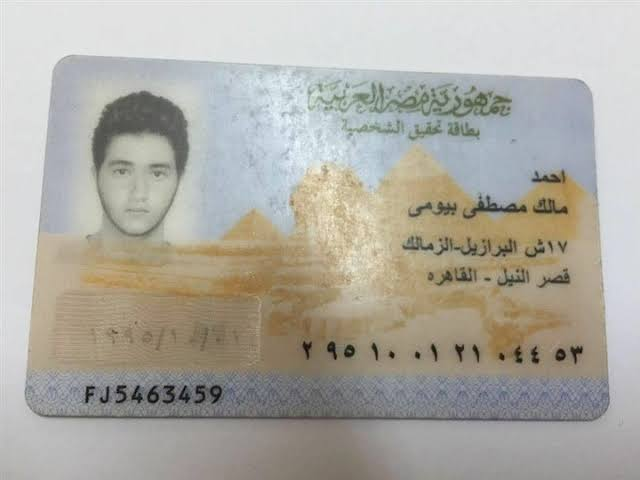
#> input picture image.jpg, 640 x 480 px
$ python -i card_detector.py   (imports and definitions only)
#> lines starting #> are read from the running program, lines starting #| are printed output that depends on the picture; after the words box and inside, x2 and y2 are one past the last pixel; in counts of white or black regions, pixels touching at a corner belong together
#> further down, picture is the input picture: shape (480, 640, 3); mean B, G, R 162.1, 170.6, 173.6
import cv2


class CardDetector:
    def __init__(self, canny_low=30, canny_high=150):
        self.canny_low = canny_low
        self.canny_high = canny_high

    def detect(self, img):
        gray = cv2.cvtColor(img, cv2.COLOR_BGR2GRAY)
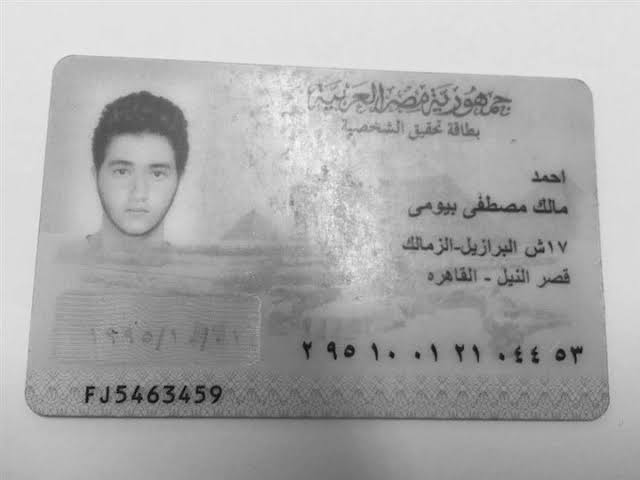
#> gray: shape (480, 640); min 0, max 248, mean 170.5
        blur = cv2.GaussianBlur(gray, (5, 5), 0)
        edges = cv2.Canny(blur, self.canny_low, self.canny_high)
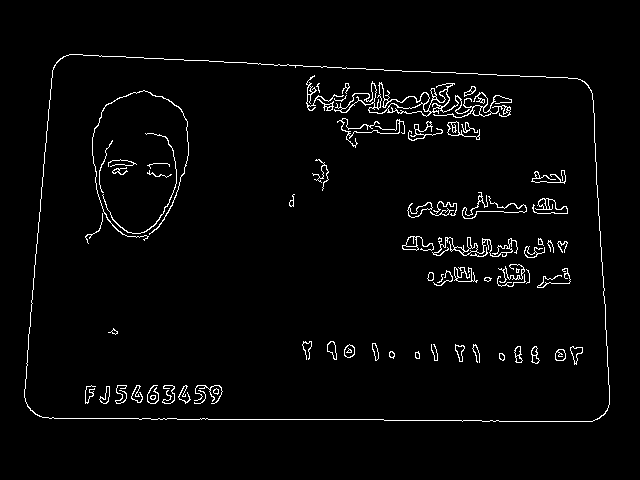
#> edges: shape (480, 640); 2.7% white in thin lines or dots, all inside (x1, y1, x2, y2) = (24, 54, 610, 422)
        contours, _ = cv2.findContours(edges, cv2.RETR_EXTERNAL, cv2.CHAIN_APPROX_SIMPLE)
#> contours = 1 contour; box (x1, y1, x2, y2) and area: (24, 54, 610, 422) 198632

        if not contours:
            return None

        max_contour = max(contours, key=cv2.contourArea)
#> max_contour = contour of 278 points, box (x1, y1, x2, y2) (24, 54, 610, 422), area 198632
        x, y, w, h = cv2.boundingRect(max_contour)
#> x = 24; y = 54; w = 586; h = 368
        id_card = img[y:y + h, x:x + w]
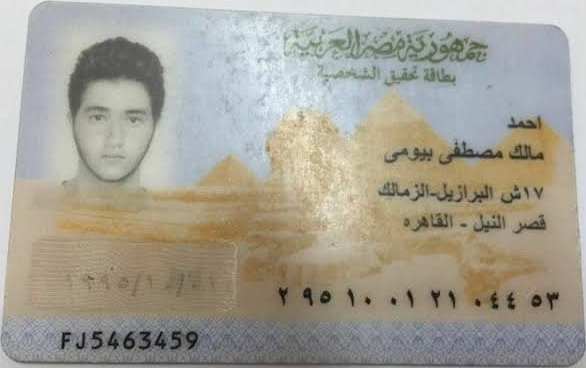
#> id_card: shape (368, 586, 3); mean B, G, R 148.6, 160.5, 164.6
        return id_card

>>> import cv2
>>> picture = cv2.imread('../image.jpg')
>>> result = CardDetector().detect(picture)
